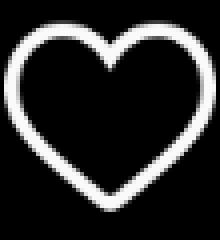
#> input picture images/base_love_image.png, 55 x 60 px (shown 4 times larger)
$ jupyter execute --allow-errors 'PyAdb - Instagram Auto Liker.ipynb'   (text cells are left out)
#> lines starting #> are read from the running program, lines starting #| are printed output that depends on the picture; after the words box and inside, x2 and y2 are one past the last pixel; in counts of white or black regions, pixels touching at a corner belong together; pictures that were not available may be replaced by others from this repository, and a replacement may not be noted
[cell 1]
from matplotlib import pyplot as plt
import cv2
import numpy as np
import time

[cell 2]
from ppadb.client import Client as AdbClient
# Default is "127.0.0.1" and 5037
#> (the rest of this cell did not finish here and is left out)

[cell 3]
def remove_text_blocks(image):
    try:
        res = image.copy()
        gray = cv2.cvtColor(image, cv2.COLOR_BGR2GRAY)
        _, thresh = cv2.threshold(gray, 0, 255,
                                  cv2.THRESH_BINARY_INV + cv2.THRESH_OTSU)
        contours, hierarchy = cv2.findContours(thresh, cv2.RETR_TREE,
                                               cv2.CHAIN_APPROX_NONE)

        for i in contours:
            cnt = cv2.contourArea(i)
            if cnt < 500:
                x, y, w, h = cv2.boundingRect(i)
                cv2.rectangle(image, (x - 1, y - 1), (x + w + 1, y + h + 1),
                              (0, 0, 0), -1)

    except Exception as e:
        print(f"I screwed up somewhere !!!")

    return image

[cell 4]
index = 0
love_image = cv2.imread(f"./images/base_love_image.png")
#> love_image is the input picture: shape (60, 55, 3); min 0, max 250, mean 41.7
#> (the rest of this cell did not finish here and is left out)

[cell 5]
image = cv2.imread(f"./images/image1.png")
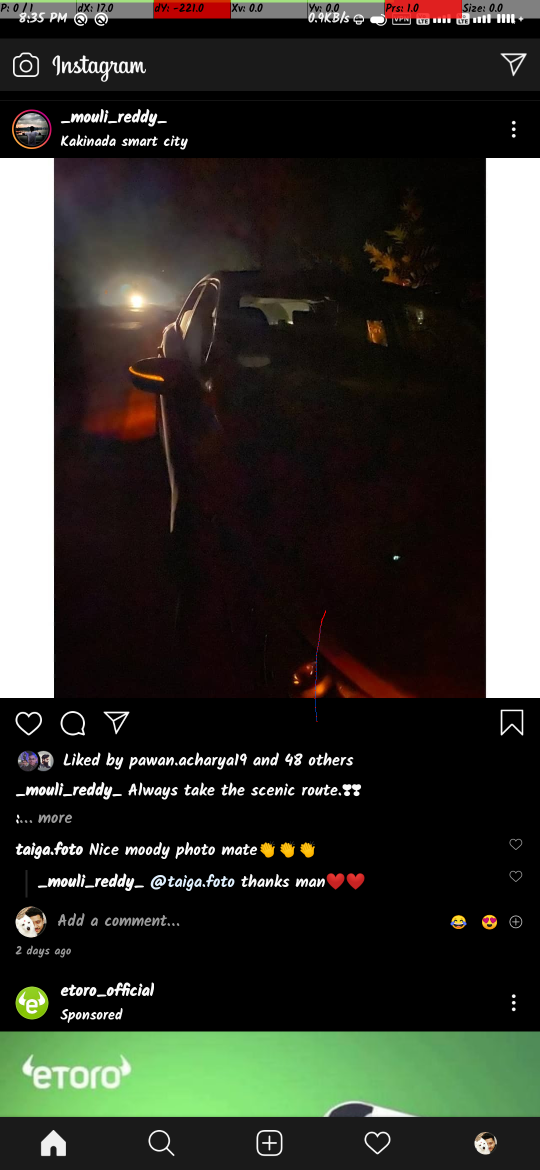
#> input picture image.png, 1080 x 2340 px, given in place of image1.png, which was not available (shown at 1/2 size)
#> image is the input picture: shape (2340, 1080, 3); mean B, G, R 46.6, 54.1, 53.4
love_image = cv2.imread(f"./images/base_love_image.png")

height, width, _ = image.shape
#> height = 2340; width = 1080
w, h = love_image.shape[:-1]
#> w = 60; h = 55

cv2.rectangle(image, (0, 2200), (width, height), (0, 0, 0, 0), -1)
cv2.rectangle(image, (0, 0), (width, 200), (0, 0, 0, 0), -1)
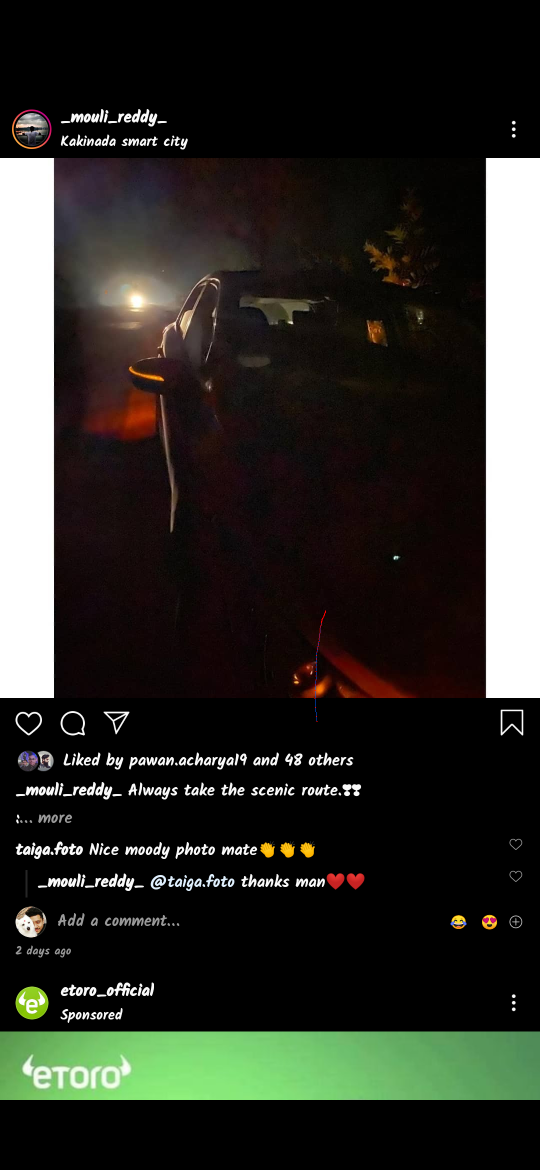
#> image: shape (2340, 1080, 3) (shown at 1/2 size); mean B, G, R 40.1, 46.2, 45.9

res = cv2.matchTemplate(image, love_image, cv2.TM_CCOEFF_NORMED)
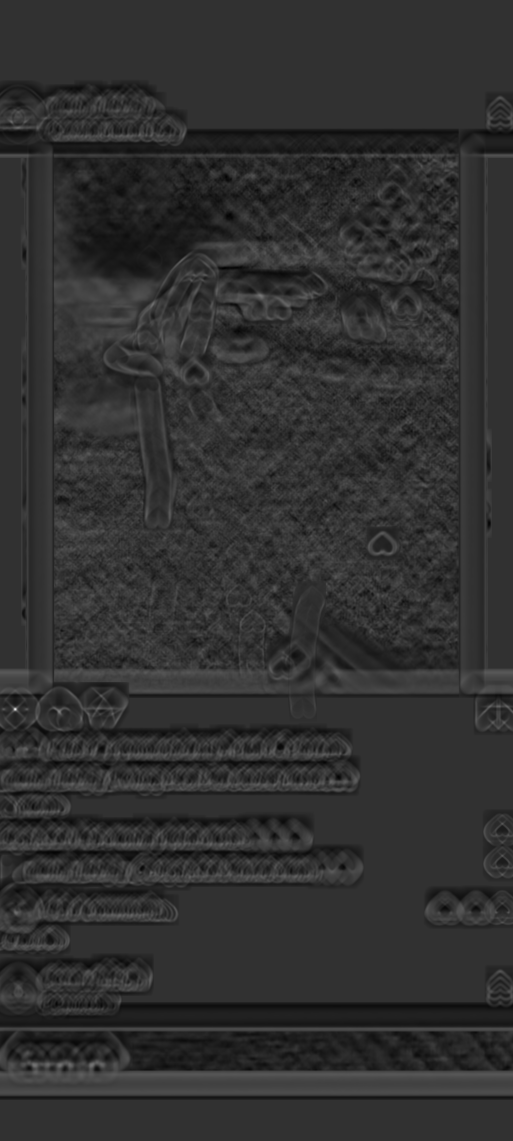
#> res: shape (2281, 1026) float32 (shown at 1/2 size); min -0.244, max 1, mean -0.00477; drawn with min black and max white
threshold = .8
loc = np.where(res >= threshold)
#> loc = ([1417, 1418, 1418, 1418, 1419], [30, 29, 30, 31, 30])
for pt in zip(*loc[::-1]):  # Switch collumns and rows
    cv2.circle(image, (int(pt[0] + w / 2), int(pt[1] + h / 2)), 20, (0, 0, 255), -1)
#> this loop made 5 passes
#> pt on passes 1 to 5: (30, 1417), (29, 1418), (30, 1418), (31, 1418), (30, 1419)
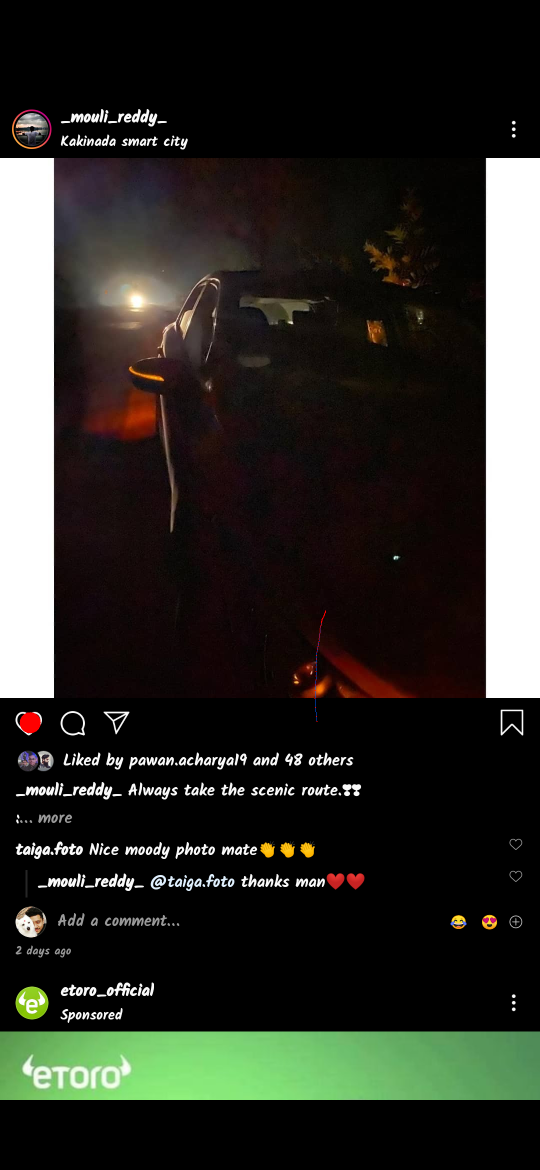
#> image: shape (2340, 1080, 3) (shown at 1/2 size); 0.05% of pixels changed, all inside (x1, y1, x2, y2) = (39, 1424, 82, 1467)

cv2.imwrite('./images/result.png', image)
#> Out = True

[cell 6]
image = cv2.imread("./images/image1.png")
height, width, _ = image.shape
cv2.rectangle(image, (0, 2200), (width, height), (0, 0, 0, 0), -1)
cv2.rectangle(image, (0, 0), (width, 200), (0, 0, 0, 0), -1)
cv2.imwrite("./images/test.png", image)
#> Out = True
